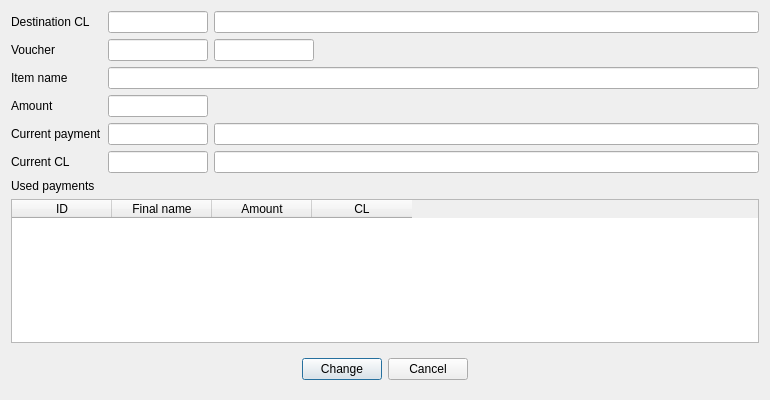
<?xml version="1.0" encoding="UTF-8"?>
<ui version="4.0">
 <class>DlgMoveToCL</class>
 <widget class="QDialog" name="DlgMoveToCL">
  <property name="geometry">
   <rect>
    <x>0</x>
    <y>0</y>
    <width>770</width>
    <height>400</height>
   </rect>
  </property>
  <property name="windowTitle">
   <string>Change CL</string>
  </property>
  <layout class="QGridLayout" name="gridLayout">
   <item row="1" column="1">
    <widget class="EQLineEdit" name="leVoucher">
     <property name="maximumSize">
      <size>
       <width>100</width>
       <height>16777215</height>
      </size>
     </property>
     <property name="readOnly">
      <bool>true</bool>
     </property>
    </widget>
   </item>
   <item row="4" column="2">
    <widget class="EQLineEdit" name="leCurrPaymentName">
     <property name="focusPolicy">
      <enum>Qt::NoFocus</enum>
     </property>
     <property name="readOnly">
      <bool>true</bool>
     </property>
    </widget>
   </item>
   <item row="3" column="1">
    <widget class="EQLineEdit" name="leAmount">
     <property name="maximumSize">
      <size>
       <width>100</width>
       <height>16777215</height>
      </size>
     </property>
     <property name="readOnly">
      <bool>true</bool>
     </property>
    </widget>
   </item>
   <item row="0" column="0">
    <widget class="QLabel" name="label">
     <property name="text">
      <string>Destination CL</string>
     </property>
    </widget>
   </item>
   <item row="1" column="0">
    <widget class="QLabel" name="label_3">
     <property name="text">
      <string>Voucher</string>
     </property>
    </widget>
   </item>
   <item row="6" column="0">
    <widget class="QLabel" name="label_5">
     <property name="text">
      <string>Used payments</string>
     </property>
    </widget>
   </item>
   <item row="3" column="0">
    <widget class="QLabel" name="label_6">
     <property name="text">
      <string>Amount</string>
     </property>
    </widget>
   </item>
   <item row="2" column="0">
    <widget class="QLabel" name="label_2">
     <property name="text">
      <string>Item name</string>
     </property>
    </widget>
   </item>
   <item row="0" column="1">
    <widget class="EQLineEdit" name="leDCL">
     <property name="maximumSize">
      <size>
       <width>100</width>
       <height>16777215</height>
      </size>
     </property>
    </widget>
   </item>
   <item row="4" column="1">
    <widget class="EQLineEdit" name="leCurrPayment">
     <property name="maximumSize">
      <size>
       <width>100</width>
       <height>16777215</height>
      </size>
     </property>
     <property name="readOnly">
      <bool>true</bool>
     </property>
    </widget>
   </item>
   <item row="7" column="0" colspan="3">
    <widget class="EQTableWidget" name="tblPay">
     <property name="editTriggers">
      <set>QAbstractItemView::NoEditTriggers</set>
     </property>
     <property name="selectionMode">
      <enum>QAbstractItemView::SingleSelection</enum>
     </property>
     <property name="selectionBehavior">
      <enum>QAbstractItemView::SelectRows</enum>
     </property>
     <column>
      <property name="text">
       <string>ID</string>
      </property>
     </column>
     <column>
      <property name="text">
       <string>Final name</string>
      </property>
     </column>
     <column>
      <property name="text">
       <string>Amount</string>
      </property>
     </column>
     <column>
      <property name="text">
       <string>CL</string>
      </property>
     </column>
    </widget>
   </item>
   <item row="4" column="0">
    <widget class="QLabel" name="label_4">
     <property name="text">
      <string>Current payment</string>
     </property>
    </widget>
   </item>
   <item row="8" column="0" colspan="3">
    <widget class="QWidget" name="widget" native="true">
     <layout class="QHBoxLayout" name="horizontalLayout">
      <item>
       <spacer name="horizontalSpacer_2">
        <property name="orientation">
         <enum>Qt::Horizontal</enum>
        </property>
        <property name="sizeHint" stdset="0">
         <size>
          <width>280</width>
          <height>20</height>
         </size>
        </property>
       </spacer>
      </item>
      <item>
       <widget class="QPushButton" name="btnChange">
        <property name="text">
         <string>Change</string>
        </property>
       </widget>
      </item>
      <item>
       <widget class="QPushButton" name="btnCancel">
        <property name="text">
         <string>Cancel</string>
        </property>
       </widget>
      </item>
      <item>
       <spacer name="horizontalSpacer">
        <property name="orientation">
         <enum>Qt::Horizontal</enum>
        </property>
        <property name="sizeHint" stdset="0">
         <size>
          <width>280</width>
          <height>20</height>
         </size>
        </property>
       </spacer>
      </item>
     </layout>
    </widget>
   </item>
   <item row="0" column="2">
    <widget class="EQLineEdit" name="leDCLName">
     <property name="focusPolicy">
      <enum>Qt::NoFocus</enum>
     </property>
     <property name="readOnly">
      <bool>true</bool>
     </property>
    </widget>
   </item>
   <item row="2" column="1" colspan="2">
    <widget class="EQLineEdit" name="leFinaleName">
     <property name="readOnly">
      <bool>true</bool>
     </property>
    </widget>
   </item>
   <item row="5" column="0">
    <widget class="QLabel" name="label_7">
     <property name="text">
      <string>Current CL</string>
     </property>
    </widget>
   </item>
   <item row="5" column="1">
    <widget class="EQLineEdit" name="leCurrCL">
     <property name="maximumSize">
      <size>
       <width>100</width>
       <height>16777215</height>
      </size>
     </property>
     <property name="readOnly">
      <bool>true</bool>
     </property>
    </widget>
   </item>
   <item row="5" column="2">
    <widget class="EQLineEdit" name="leCurrCLName">
     <property name="focusPolicy">
      <enum>Qt::NoFocus</enum>
     </property>
     <property name="readOnly">
      <bool>true</bool>
     </property>
    </widget>
   </item>
   <item row="1" column="2">
    <widget class="EQLineEdit" name="leInvoice">
     <property name="maximumSize">
      <size>
       <width>100</width>
       <height>16777215</height>
      </size>
     </property>
     <property name="readOnly">
      <bool>true</bool>
     </property>
    </widget>
   </item>
  </layout>
 </widget>
 <customwidgets>
  <customwidget>
   <class>EQLineEdit</class>
   <extends>QLineEdit</extends>
   <header location="global">eqlineedit.h</header>
   <slots>
    <signal>customButtonClicked(bool)</signal>
   </slots>
  </customwidget>
  <customwidget>
   <class>EQTableWidget</class>
   <extends>QTableWidget</extends>
   <header location="global">eqtablewidget.h</header>
  </customwidget>
 </customwidgets>
 <tabstops>
  <tabstop>leDCL</tabstop>
  <tabstop>leVoucher</tabstop>
  <tabstop>leFinaleName</tabstop>
  <tabstop>leAmount</tabstop>
  <tabstop>leCurrPayment</tabstop>
  <tabstop>leCurrCL</tabstop>
  <tabstop>tblPay</tabstop>
  <tabstop>btnChange</tabstop>
  <tabstop>btnCancel</tabstop>
  <tabstop>leCurrCLName</tabstop>
  <tabstop>leDCLName</tabstop>
  <tabstop>leCurrPaymentName</tabstop>
 </tabstops>
 <resources/>
 <connections/>
</ui>
